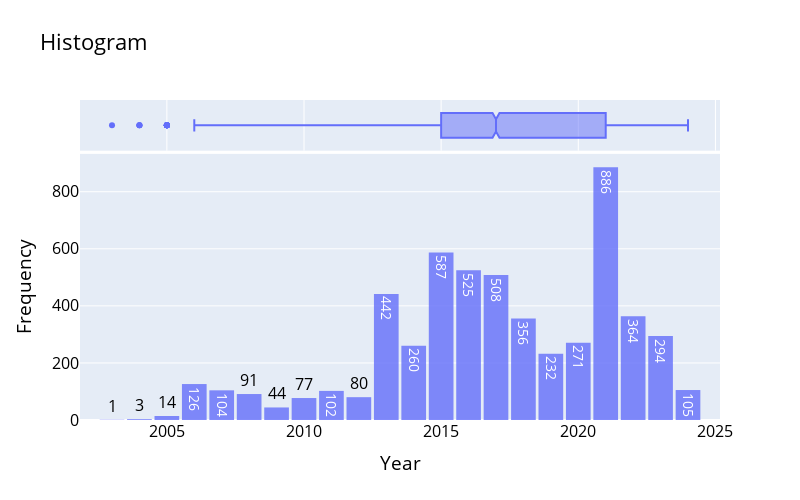

Here is the notebook cell this chart was saved with:
### Code cell
# 연도별 의견수 분포 분포
plot_histogram(df[['Year']])

### Figure 1 — Plotly figure (JSON) as saved in the notebook; plotly's stock layout.template omitted (floating-point values rounded to 4 significant figures; data arrays with more than 128 entries replaced by an {"elided": "..."} marker saying what was removed)
{"data": [{"alignmentgroup": "True", "bingroup": "x", "hovertemplate": "Year=%{x}<br>count=%{y}<extra></extra>", "legendgroup": "", "marker": {"color": "#636efa", "opacity": 0.8, "pattern": {"shape": ""}}, "name": "", "offsetgroup": "", "orientation": "v", "showlegend": false, "texttemplate": "%{value}", "type": "histogram", "x": {"elided": "5472 int values"}, "xaxis": "x", "yaxis": "y"}, {"alignmentgroup": "True", "hovertemplate": "Year=%{x}<extra></extra>", "legendgroup": "", "marker": {"color": "#636efa"}, "name": "", "notched": true, "offsetgroup": "", "showlegend": false, "type": "box", "x": {"elided": "5472 int values"}, "xaxis": "x2", "yaxis": "y2"}], "layout": {"bargap": 0.1, "barmode": "relative", "font": {"color": "black", "size": 16}, "height": 500, "legend": {"tracegroupgap": 0}, "title": {"text": "Histogram"}, "width": 800, "xaxis": {"anchor": "y", "domain": [0, 1], "title": {"text": "Year"}}, "xaxis2": {"anchor": "y2", "domain": [0, 1], "matches": "x", "showgrid": true, "showticklabels": false}, "yaxis": {"anchor": "x", "domain": [0, 0.8316], "title": {"text": "Frequency"}}, "yaxis2": {"anchor": "x2", "domain": [0.8416, 1], "matches": "y2", "showgrid": false, "showline": false, "showticklabels": false, "ticks": ""}}}
